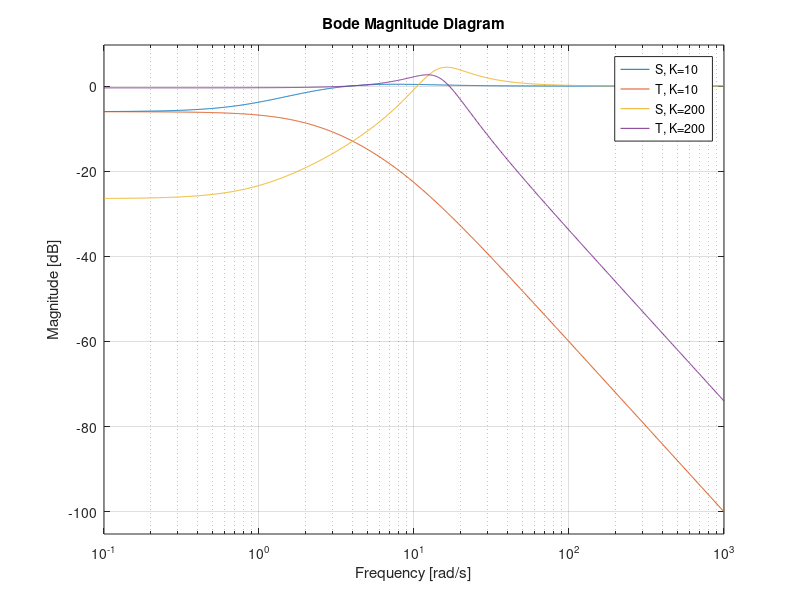

This chart was generated by the following MATLAB code:
%% C6_Ej6_Sensibilidad -- Notas: sección 6.1 (sensitividad y error)
% QUÉ HACE   Con Gp = 1/((s+1)(s+10)) y Gc = K (10 y 200), tabula |S| y |T| y
%            calcula cuánto aportan al error una perturbación lenta y un ruido rápido.
% OBSERVE    S + T = 1: donde una es pequeña, la otra es casi 1.
% ESPERADO   K = 200: perturbación 0.0024, ruido 0.00085; K = 10: 0.0249 y 0.00004.
%            K = 10 es mejor si la amplitud del ruido supera 0.28.
% EXPLORE    Agregue un filtro 1/(0.02s+1) al sensor y repita.
clear; close all; clc;
if ~exist('constantesError', 'file'), addpath(fullfile(fileparts(mfilename('fullpath')), '..', 'comun')); end
s = tf('s');  Gp = 1/((s+1)*(s+10));

% [ini:tabla]
w = [0.1 1 10 100];
for K = [10 200]
    L = K*Gp;  S = 1/(1 + L);  T = L/(1 + L);
    fprintf('K = %3d  |S| = %s\n         |T| = %s\n', K, ...
        mat2str(abs(squeeze(freqresp(S, w))).', 3), mat2str(abs(squeeze(freqresp(T, w))).', 3));
end
% [fin:tabla]

% [ini:aportes]
for K = [10 200]
    L = K*Gp;  S = 1/(1 + L);  T = L/(1 + L);
    ed = 0.5*abs(freqresp(S*Gp, 0.2));          % d = 0.5 sin(0.2 t)
    en = 0.01*abs(freqresp(T, 50));             % n = 0.01 sin(50 t)
    fprintf('K = %3d: perturbación %.5f   ruido %.5f\n', K, ed, en);
end
bodemag(1/(1 + 10*Gp), 10*Gp/(1 + 10*Gp), 1/(1 + 200*Gp), 200*Gp/(1 + 200*Gp)); grid on;
legend('S, K=10', 'T, K=10', 'S, K=200', 'T, K=200');
% [fin:aportes]
